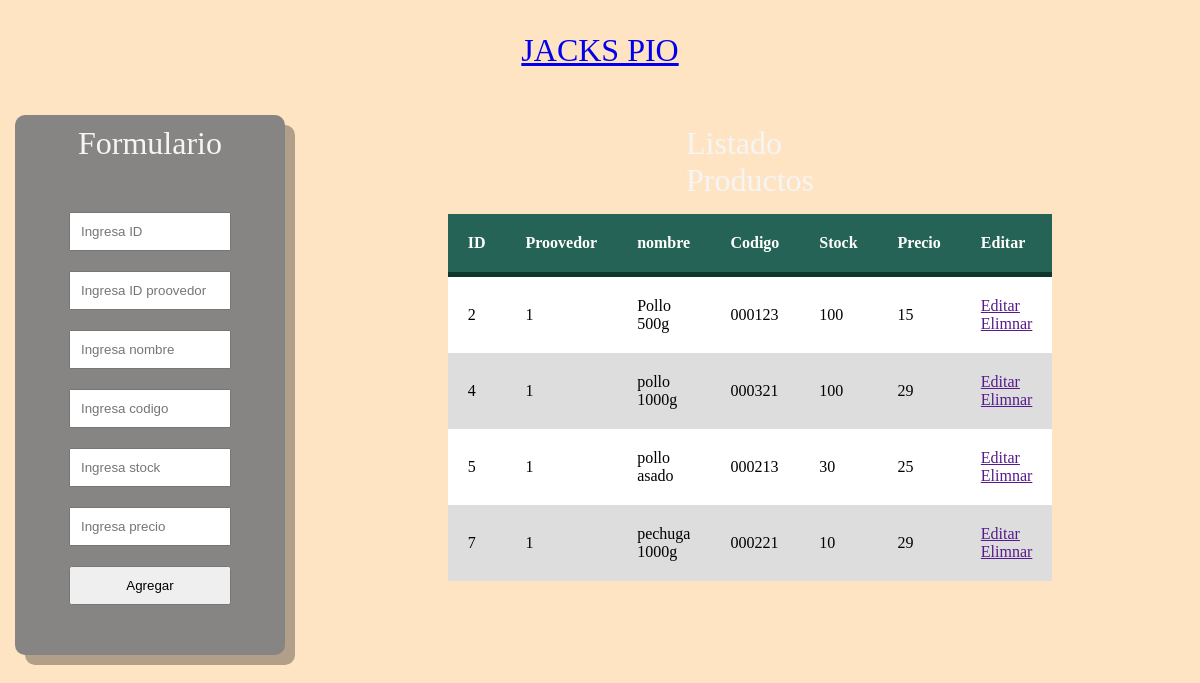
The page /productos.php on the database its author committed.
### tables this page shows
CREATE TABLE `productos` (
  `id` int(11) NOT NULL AUTO_INCREMENT,
  `proovedor` int(11) NOT NULL,
  `nombre` varchar(255) NOT NULL,
  `codigo` varchar(255) NOT NULL,
  `stock` varchar(255) NOT NULL,
  `precio` float NOT NULL,
  `created_at` timestamp NOT NULL DEFAULT current_timestamp() ON UPDATE current_timestamp(),
  `update_at` timestamp NULL DEFAULT NULL,
  PRIMARY KEY (`id`),
  UNIQUE KEY `codigo` (`codigo`),
  KEY `fk_proovedores` (`proovedor`),
  CONSTRAINT `fk_proovedores` FOREIGN KEY (`proovedor`) REFERENCES `proovedores` (`id`)
);

### productos.php (the view, shortened to what this page needs)
<!DOCTYPE html>
<html lang="es">
<head>
    <link rel="stylesheet" href="./estilos.css">
    <link rel="stylesheet" href="mostrar.css">
</head>
<body>
    <div class="contenedor1">
        <div class="navbar">
    <div class="div-titulo">
    <a href="Pagina.php"><h1>JACKS PIO</h1></a>
    </div>
    <div class="contenedor">
        <div class="div-formulario">
            <h2>Formulario</h2>
            <form action="prregistro.php" method="post">
                <input type="text" name="id" placeholder="Ingresa ID">
                <input type="text" name="proovedor" placeholder="Ingresa ID proovedor">
                <input type="text" name="nombre" placeholder="Ingresa nombre">
                <input type="text" name="codigo" placeholder="Ingresa codigo">
                <input type="text" name="stock" placeholder="Ingresa stock">
                <input type="text" name="precio" placeholder="Ingresa precio">
                <button type="submit" id="btnregistrar" value="ok">Agregar</button>
            </form>
    </div>
    <div class="contenedor">
        <div class="div-listado">
                <h2>Listado Productos</h2>
                <div class="div-empleados">
                <table class="table">
                    <div class="main-container">
      <thead>
        <tr>
          <th>ID</th>
          <th>Proovedor</th>
          <th>nombre</th>
          <th>Codigo</th>
          <th>Stock</th>
          <th>Precio</th>
          <th>Editar</th>
        </tr>
      </thead>
      <tbody>
        <?php
        include "conexion.php";
        $sql = $conexion->query(" select * from productos ");
        while($datos = $sql->fetch_object()) {
        ?>
        <tr>
                <td><?php echo $datos->id; ?></td>
                <td><?php echo $datos->proovedor?></td>
                <td><?php echo $datos->nombre?></td>
                <td><?php echo $datos->codigo?></td>
                <td><?php echo $datos->stock?></td>
                <td><?php echo $datos->precio?></td>
                <td>
                    <a href="">Editar</a>
                    <a href="">Elimnar</a>
                </td>
        </tr>
        </div>
        <?php
    }
    ?>
                </div>
            </div>
            </div>
</body>
</html>

### estilos.css (style rules this page uses)
* { margin: 0; padding: 0; box-sizing: border-box; }
body { background-color: bisque; }
.div-titulo { width: 100%; height: 100px; display: flex; justify-content: center; align-items: center; }
.div-titulo h1 { font-weight: 300; }
.contenedor { width: 100%; height: calc(150vh - 120px); display: flex; justify-content: center; }
.contenedor .div-formulario { width: 30%; height: 50%; margin: 15px 15px; background-color: rgb(135, 132, 132); display: flex; flex-direction: column; justify-content: center; align-items: center; border-radius: 10px; box-shadow: 10px 10px rgba(0, 0, 0, 0.3); }
.contenedor .div-formulario h2 { margin-top: 10px; font-weight: 300; font-size: 2em; color: whitesmoke; }
.contenedor .div-formulario form { width: 100%; height: 100%; display: flex; flex-direction: column; justify-content: center; align-items: center; }
.contenedor .div-formulario form input, .contenedor .div-formulario form button { width: 60%; padding: 10px 10px; margin: 10px 10px; }
.contenedor .div-listado { width: 70px; height: calc(100% - 80%); margin: 15px 15px; display: flex; flex-direction: column; align-items: center; border-radius: 10px; }
.contenedor .div-listado h2 { margin-top: 10px; font-weight: 300; font-size: 2em; color: whitesmoke; }
.contenedor .div-listado .div-empleados { width: 100%; height: 100%; display: flex; flex-direction: column; align-items: center; margin: 15px; padding: 0 30px; }

### mostrar.css (style rules this page uses)
table { width: 100%; background-color: white; border-collapse: collapse; text-align: left; }
th,td { padding: 20px; }
thead { background-color: #246355; color: white; border-bottom: solid 5px #0F362D; }
tr:nth-child(even) { background-color:#ddd ; }

### rows shown on the page
productos: id "2", proovedor "1", nombre "Pollo 500g", codigo "000123", stock "100", precio "15"
productos: id "4", proovedor "1", nombre "pollo 1000g", codigo "000321", stock "100", precio "29"
productos: id "5", proovedor "1", nombre "pollo asado", codigo "000213", stock "30", precio "25"
productos: id "7", proovedor "1", nombre "pechuga 1000g", codigo "000221", stock "10", precio "29"
